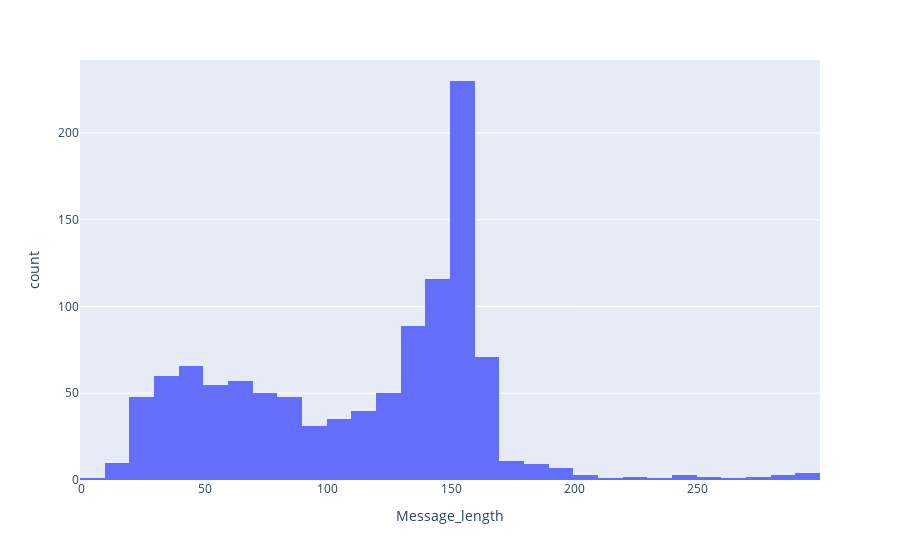

The cell this chart's notebook holds for it:
### Markdown cell above
## Visuals

### Code cell
fig = px.histogram(df_special, x="Message_length")
fig.show()

### Figure 1 — Plotly figure (JSON) as saved in the notebook; plotly's stock layout.template omitted (floating-point values rounded to 4 significant figures; data arrays with more than 128 entries replaced by an {"elided": "..."} marker saying what was removed)
{"data": [{"alignmentgroup": "True", "bingroup": "x", "hovertemplate": "Message_length=%{x}<br>count=%{y}<extra></extra>", "legendgroup": "", "marker": {"color": "#636efa", "pattern": {"shape": ""}}, "name": "", "offsetgroup": "", "orientation": "v", "showlegend": false, "type": "histogram", "x": {"elided": "1106 int values"}, "xaxis": "x", "yaxis": "y"}], "layout": {"barmode": "relative", "legend": {"tracegroupgap": 0}, "margin": {"t": 60}, "xaxis": {"anchor": "y", "domain": [0, 1], "title": {"text": "Message_length"}}, "yaxis": {"anchor": "x", "domain": [0, 1], "title": {"text": "count"}}}}
